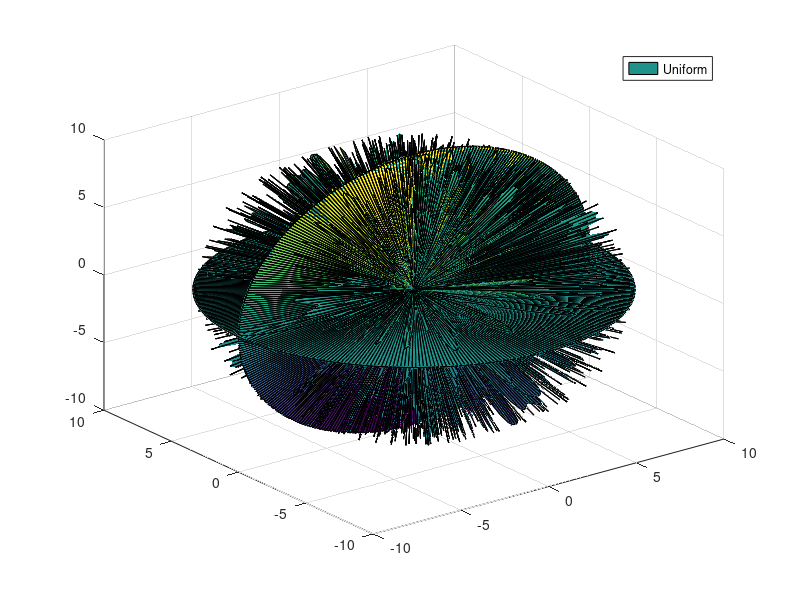

Reproduce this figure in MATLAB.
clc;
clear all;

% linear 
theta = [0:360] * pi/180; 
phi = [0:360] * pi/180;

d = 1;
f = 32e+8;
lambda = (3e+8)/f;

angle = (pi*d/lambda)*sin(theta).*sin(phi).' ;

N = 10;
n = [1:N];

for i = 1: N
    u(:,:,i) = (2*i-1) .*angle;
end
AF = cos(u);
AF_u = sum(AF,3);

[PHI,THETA] = meshgrid(phi,theta);
[X,Y,Z] = sph2cart(THETA,PHI,abs(AF_u));

figure(1)
surf(X,Y,Z);
legend('Uniform');
